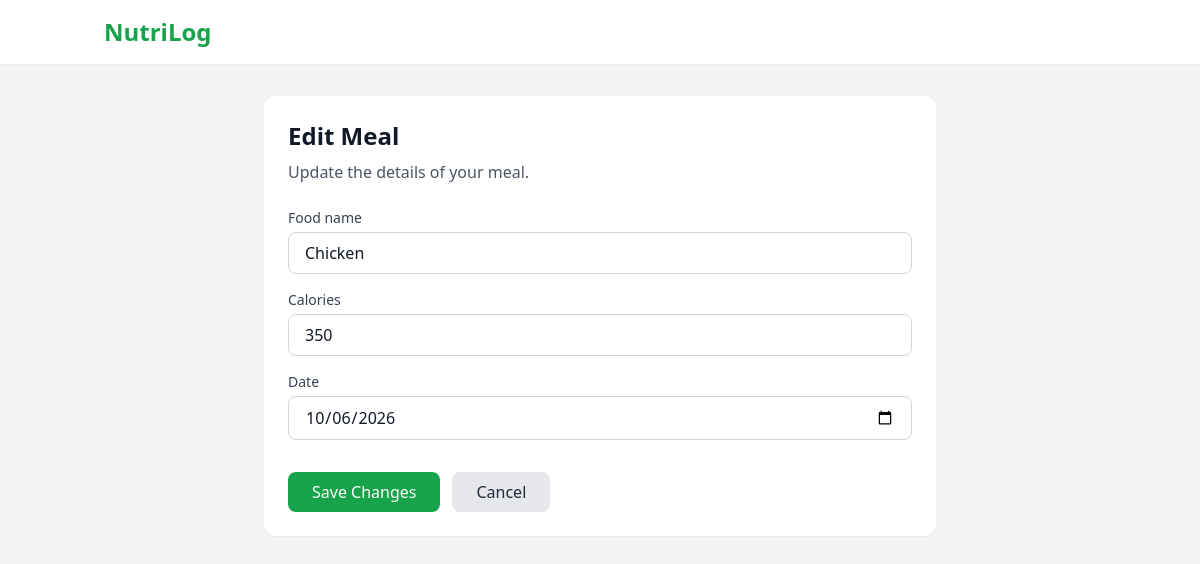
Page /edit/2/ on the committed database.
### meal_log/models.py (models this page shows, shortened)
class MealEntry(models.Model):
    name = models.CharField(max_length=200)
    calories = models.PositiveIntegerField()
    date = models.DateField()
    created_at = models.DateTimeField(auto_now_add=True)

### meal_log/views.py (the view)
# urls.py: path('edit/<int:meal_id>/',edit_meal,name='edit_meal'),
def edit_meal(request, meal_id):
    meal = get_object_or_404(MealEntry, id=meal_id)
    if request.method == 'POST':
        form = MealEntryForm(request.POST, instance=meal)
        if form.is_valid():
            form.save()
            return redirect('home')
    else:
        form = MealEntryForm(instance=meal)
    return render(request, 'meal_log/edit_meal.html', {
        'form': form,
        'meal': meal,
    })

### meal_log/forms.py
class MealEntryForm(forms.ModelForm):
    class Meta:
        model = MealEntry
        fields = ['name', 'calories', 'date']
        widgets = {
            'name': forms.TextInput(attrs={
                'placeholder': 'Enter food name',
                'class': 'w-full border border-gray-300 rounded-lg px-4 py-2 focus:outline-none focus:ring-2 focus:ring-green-500',
            }),
            'calories': forms.NumberInput(attrs={
                'placeholder': 'Enter calories',
                'min': '0',
                'class': 'w-full border border-gray-300 rounded-lg px-4 py-2 focus:outline-none focus:ring-2 focus:ring-green-500',
            }),
            'date': forms.DateInput(attrs={
                'type': 'date',
                'class': 'w-full border border-gray-300 rounded-lg px-4 py-2 focus:outline-none focus:ring-2 focus:ring-green-500',
            }),
        }

### meal_log/templates/meal_log/edit_meal.html (shortened to what this page needs)
{% extends 'meal_log/base.html' %}
{% block content %}
<div class="max-w-2xl mx-auto">
    <div class="bg-white rounded-xl shadow-sm p-6">
        <h1 class="text-2xl font-bold mb-2">
            Edit Meal
        </h1>
        <p class="text-gray-600 mb-6">
            Update the details of your meal.
        </p>
        <form method="POST" class="space-y-4">
            <div>
    <label class="block text-sm font-medium text-gray-700 mb-1">
        Food name
    </label>
    {{ form.name }}
</div>
<div>
    <label class="block text-sm font-medium text-gray-700 mb-1">
        Calories
    </label>
    {{ form.calories }}
</div>
<div>
    <label class="block text-sm font-medium text-gray-700 mb-1">
        Date
    </label>
    {{ form.date }}
</div>
            <div class="flex flex-col sm:flex-row gap-3 pt-4">
                <button
                    type="submit"
                    class="bg-green-600 text-white px-6 py-2 rounded-lg hover:bg-green-700 transition">
                    Save Changes
                </button>
                <a
                    href="{% url 'home' %}"
                    class="bg-gray-200 text-gray-800 px-6 py-2 rounded-lg hover:bg-gray-300 transition text-center">
                    Cancel
                </a>
            </div>
        </form>
    </div>
</div>
{% endblock %}

### rows in the picture
MealEntry: name "Chicken", calories "350", date "10/06/2026"
